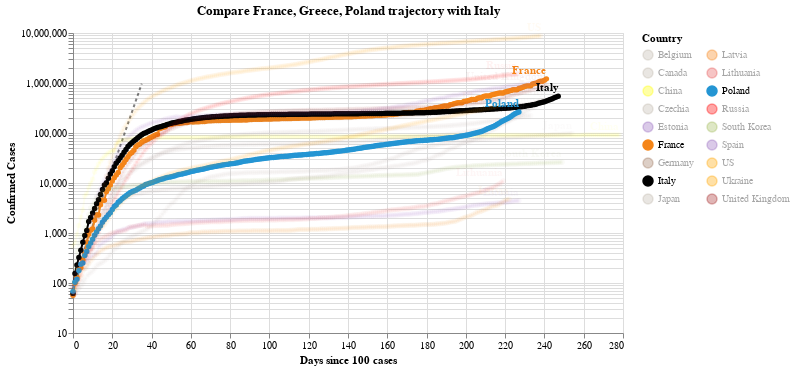

Write notebook code for a chart like this one.
### Code cell
#hide_input
chart2 = make_since_chart(dff2, ['France', 'Greece', 'Poland'], baseline_countries)
chart2

### Figure 1 — Vega-Lite specification as saved in the notebook (floating-point values rounded to 4 significant figures; data arrays with more than 128 entries replaced by an {"elided": "..."} marker saying what was removed)
{"config": {"view": {"continuousWidth": 400, "continuousHeight": 300}}, "layer": [{"data": {"name": "data-628230001892d6798b50651be41d1b3e"}, "mark": {"type": "line", "color": "black", "opacity": 0.5, "strokeDash": [3, 3]}, "encoding": {"x": {"type": "quantitative", "field": "Days since 100 cases"}, "y": {"type": "quantitative", "field": "Confirmed Cases"}}}, {"data": {"name": "data-6dc257cfd7f5580468fcf338cd0f0e23"}, "mark": {"type": "line", "point": true}, "encoding": {"color": {"type": "nominal", "field": "Country", "legend": {"columns": 2}, "scale": {"domain": ["Belgium", "Canada", "China", "Czechia", "Estonia", "France", "Germany", "Italy", "Japan", "Latvia", "Lithuania", "Poland", "Russia", "South Korea", "Spain", "US", "Ukraine", "United Kingdom"], "range": ["#C1B7AD", "#C1B7AD", "yellow", "#C1B7AD", "#9467bd", "#F58518", "#9D755D", "black", "#C1B7AD", "#F58518", "#E45756", "#2495D3", "red", "#A1BA59", "#9467bd", "orange", "orange", "brown"]}}, "opacity": {"condition": {"value": 1, "selection": "selector005"}, "value": 0.05}, "tooltip": [{"type": "nominal", "field": "Country"}, {"type": "temporal", "field": "Date"}, {"type": "quantitative", "field": "Confirmed Cases"}, {"type": "quantitative", "field": "Days since 100 cases"}], "x": {"type": "quantitative", "field": "Days since 100 cases"}, "y": {"type": "quantitative", "field": "Confirmed Cases", "scale": {"type": "log"}}}, "selection": {"selector005": {"type": "multi", "fields": ["Country"], "bind": "legend", "init": [{"Country": "France"}, {"Country": "Greece"}, {"Country": "Poland"}, {"Country": "Italy"}]}}, "width": 550}, {"data": {"name": "data-6dc257cfd7f5580468fcf338cd0f0e23"}, "mark": {"type": "text", "align": "right", "dy": -8, "fontWeight": "bold"}, "encoding": {"color": {"type": "nominal", "field": "Country", "legend": {"columns": 2}, "scale": {"domain": ["Belgium", "Canada", "China", "Czechia", "Estonia", "France", "Germany", "Italy", "Japan", "Latvia", "Lithuania", "Poland", "Russia", "South Korea", "Spain", "US", "Ukraine", "United Kingdom"], "range": ["#C1B7AD", "#C1B7AD", "yellow", "#C1B7AD", "#9467bd", "#F58518", "#9D755D", "black", "#C1B7AD", "#F58518", "#E45756", "#2495D3", "red", "#A1BA59", "#9467bd", "orange", "orange", "brown"]}}, "opacity": {"condition": {"value": 1, "selection": "selector005"}, "value": 0.05}, "text": {"type": "nominal", "field": "Country"}, "tooltip": [{"type": "nominal", "field": "Country"}, {"type": "temporal", "field": "Date"}, {"type": "quantitative", "field": "Confirmed Cases"}, {"type": "quantitative", "field": "Days since 100 cases"}], "x": {"type": "quantitative", "field": "Days since 100 cases"}, "y": {"type": "quantitative", "field": "Confirmed Cases", "scale": {"type": "log"}}}, "transform": [{"filter": "(datum['Date'] >= 1603670400000)"}], "width": 550}], "title": "Compare France, Greece, Poland trajectory with Italy", "$schema": "https://vega.github.io/schema/vega-lite/v4.8.1.json", "datasets": {"data-628230001892d6798b50651be41d1b3e": [{"Days since 100 cases": 0, "Confirmed Cases": 100.0}, {"Days since 100 cases": 1, "Confirmed Cases": 130.0}, {"Days since 100 cases": 2, "Confirmed Cases": 169.0}, {"Days since 100 cases": 3, "Confirmed Cases": 219.7}, {"Days since 100 cases": 4, "Confirmed Cases": 285.6}, {"Days since 100 cases": 5, "Confirmed Cases": 371.3}, {"Days since 100 cases": 6, "Confirmed Cases": 482.7}, {"Days since 100 cases": 7, "Confirmed Cases": 627.5}, {"Days since 100 cases": 8, "Confirmed Cases": 815.7}, {"Days since 100 cases": 9, "Confirmed Cases": 1060.0}, {"Days since 100 cases": 10, "Confirmed Cases": 1379.0}, {"Days since 100 cases": 11, "Confirmed Cases": 1792.0}, {"Days since 100 cases": 12, "Confirmed Cases": 2330.0}, {"Days since 100 cases": 13, "Confirmed Cases": 3029.0}, {"Days since 100 cases": 14, "Confirmed Cases": 3937.0}, {"Days since 100 cases": 15, "Confirmed Cases": 5119.0}, {"Days since 100 cases": 16, "Confirmed Cases": 6654.0}, {"Days since 100 cases": 17, "Confirmed Cases": 8650.0}, {"Days since 100 cases": 18, "Confirmed Cases": 11250.0}, {"Days since 100 cases": 19, "Confirmed Cases": 14620.0}, {"Days since 100 cases": 20, "Confirmed Cases": 19000.0}, {"Days since 100 cases": 21, "Confirmed Cases": 24710.0}, {"Days since 100 cases": 22, "Confirmed Cases": 32120.0}, {"Days since 100 cases": 23, "Confirmed Cases": 41750.0}, {"Days since 100 cases": 24, "Confirmed Cases": 54280.0}, {"Days since 100 cases": 25, "Confirmed Cases": 70560.0}, {"Days since 100 cases": 26, "Confirmed Cases": 91730.0}, {"Days since 100 cases": 27, "Confirmed Cases": 119300.0}, {"Days since 100 cases": 28, "Confirmed Cases": 155000.0}, {"Days since 100 cases": 29, "Confirmed Cases": 201500.0}, {"Days since 100 cases": 30, "Confirmed Cases": 262000.0}, {"Days since 100 cases": 31, "Confirmed Cases": 340600.0}, {"Days since 100 cases": 32, "Confirmed Cases": 442800.0}, {"Days since 100 cases": 33, "Confirmed Cases": 575600.0}, {"Days since 100 cases": 34, "Confirmed Cases": 748300.0}, {"Days since 100 cases": 35, "Confirmed Cases": 972800.0}], "data-6dc257cfd7f5580468fcf338cd0f0e23": {"elided": "4281 records"}}}
